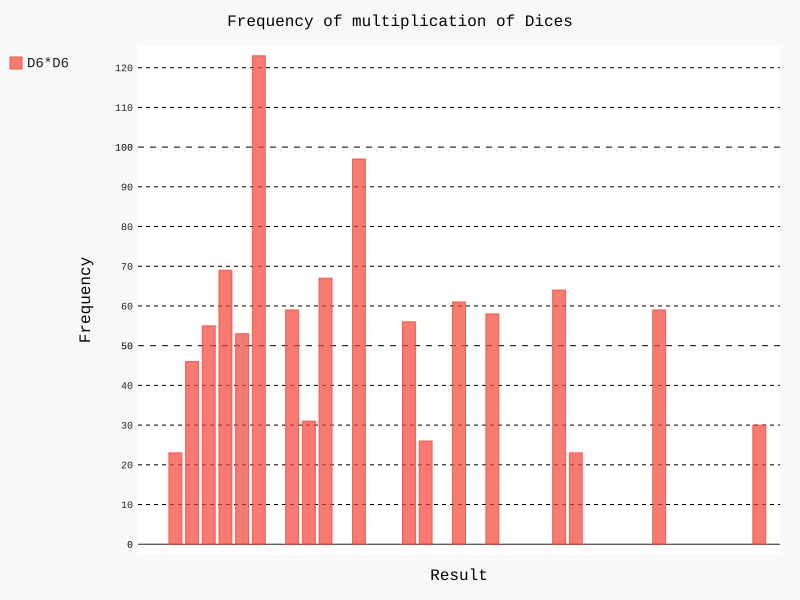

Source code (Python):
from die import Die
import pygal 

die_1 = Die()
die_2 = Die()

results = []
for rollnum in range(1000):
    result = die_1.roll() * die_2.roll()
    results.append(result)

frequencies = []
max_value = die_1.num_sides * die_2.num_sides
  
for value in range(max_value + 1):
    frequency = results.count(value)
    frequencies.append(frequency)
    
hist = pygal.Bar()
hist.title = "Frequency of multiplication of Dices"
hist.x_title = 'Result'
hist.y_title = 'Frequency'
hist.x_label = range(1, max_value + 1)

hist.add('D6*D6', frequencies)
hist.render_to_file('multiplication.svg')
